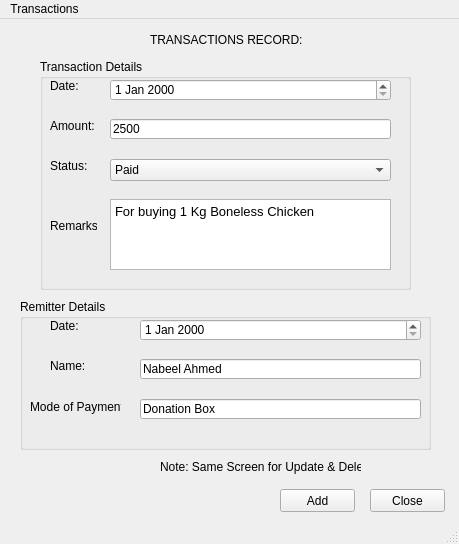
<?xml version="1.0" encoding="UTF-8"?>
<ui version="4.0">
 <class>MainWindow</class>
 <widget class="QMainWindow" name="MainWindow">
  <property name="geometry">
   <rect>
    <x>0</x>
    <y>0</y>
    <width>459</width>
    <height>544</height>
   </rect>
  </property>
  <property name="windowTitle">
   <string>MainWindow</string>
  </property>
  <widget class="QWidget" name="centralwidget">
   <widget class="QGroupBox" name="groupBox">
    <property name="geometry">
     <rect>
      <x>40</x>
      <y>40</y>
      <width>371</width>
      <height>231</height>
     </rect>
    </property>
    <property name="title">
     <string>Transaction Details</string>
    </property>
    <widget class="QDateEdit" name="dateEdit">
     <property name="geometry">
      <rect>
       <x>70</x>
       <y>20</y>
       <width>281</width>
       <height>22</height>
      </rect>
     </property>
    </widget>
    <widget class="QLabel" name="label">
     <property name="geometry">
      <rect>
       <x>10</x>
       <y>20</y>
       <width>47</width>
       <height>13</height>
      </rect>
     </property>
     <property name="text">
      <string>Date:</string>
     </property>
    </widget>
    <widget class="QLabel" name="label_2">
     <property name="geometry">
      <rect>
       <x>10</x>
       <y>60</y>
       <width>47</width>
       <height>13</height>
      </rect>
     </property>
     <property name="text">
      <string>Amount:</string>
     </property>
    </widget>
    <widget class="QLineEdit" name="lineEdit">
     <property name="geometry">
      <rect>
       <x>70</x>
       <y>60</y>
       <width>281</width>
       <height>20</height>
      </rect>
     </property>
     <property name="text">
      <string>2500</string>
     </property>
    </widget>
    <widget class="QComboBox" name="comboBox">
     <property name="geometry">
      <rect>
       <x>70</x>
       <y>100</y>
       <width>281</width>
       <height>22</height>
      </rect>
     </property>
     <item>
      <property name="text">
       <string>Paid</string>
      </property>
     </item>
     <item>
      <property name="text">
       <string>Unpaid</string>
      </property>
     </item>
     <item>
      <property name="text">
       <string/>
      </property>
     </item>
    </widget>
    <widget class="QLabel" name="label_3">
     <property name="geometry">
      <rect>
       <x>10</x>
       <y>100</y>
       <width>47</width>
       <height>13</height>
      </rect>
     </property>
     <property name="text">
      <string>Status:</string>
     </property>
    </widget>
    <widget class="QLabel" name="label_4">
     <property name="geometry">
      <rect>
       <x>10</x>
       <y>160</y>
       <width>47</width>
       <height>13</height>
      </rect>
     </property>
     <property name="text">
      <string>Remarks:</string>
     </property>
    </widget>
    <widget class="QTextEdit" name="textEdit_2">
     <property name="geometry">
      <rect>
       <x>70</x>
       <y>140</y>
       <width>281</width>
       <height>71</height>
      </rect>
     </property>
     <property name="html">
      <string>&lt;!DOCTYPE HTML PUBLIC &quot;-//W3C//DTD HTML 4.0//EN&quot; &quot;http://www.w3.org/TR/REC-html40/strict.dtd&quot;&gt;
&lt;html&gt;&lt;head&gt;&lt;meta name=&quot;qrichtext&quot; content=&quot;1&quot; /&gt;&lt;style type=&quot;text/css&quot;&gt;
p, li { white-space: pre-wrap; }
&lt;/style&gt;&lt;/head&gt;&lt;body style=&quot; font-family:'MS Shell Dlg 2'; font-size:8.25pt; font-weight:400; font-style:normal;&quot;&gt;
&lt;p style=&quot; margin-top:0px; margin-bottom:0px; margin-left:0px; margin-right:0px; -qt-block-indent:0; text-indent:0px;&quot;&gt;&lt;span style=&quot; font-family:'Arial'; font-size:10pt;&quot;&gt;For buying 1 Kg Boneless Chicken&lt;/span&gt;&lt;/p&gt;&lt;/body&gt;&lt;/html&gt;</string>
     </property>
    </widget>
   </widget>
   <widget class="QLabel" name="label_5">
    <property name="geometry">
     <rect>
      <x>150</x>
      <y>10</y>
      <width>181</width>
      <height>21</height>
     </rect>
    </property>
    <property name="text">
     <string>TRANSACTIONS RECORD:</string>
    </property>
   </widget>
   <widget class="QGroupBox" name="groupBox_2">
    <property name="geometry">
     <rect>
      <x>20</x>
      <y>280</y>
      <width>411</width>
      <height>151</height>
     </rect>
    </property>
    <property name="title">
     <string>Remitter Details</string>
    </property>
    <widget class="QDateEdit" name="dateEdit_2">
     <property name="geometry">
      <rect>
       <x>120</x>
       <y>20</y>
       <width>281</width>
       <height>22</height>
      </rect>
     </property>
    </widget>
    <widget class="QLabel" name="label_6">
     <property name="geometry">
      <rect>
       <x>30</x>
       <y>20</y>
       <width>47</width>
       <height>13</height>
      </rect>
     </property>
     <property name="text">
      <string>Date:</string>
     </property>
    </widget>
    <widget class="QLabel" name="label_7">
     <property name="geometry">
      <rect>
       <x>30</x>
       <y>60</y>
       <width>47</width>
       <height>13</height>
      </rect>
     </property>
     <property name="text">
      <string>Name:</string>
     </property>
    </widget>
    <widget class="QLineEdit" name="lineEdit_2">
     <property name="geometry">
      <rect>
       <x>120</x>
       <y>60</y>
       <width>281</width>
       <height>20</height>
      </rect>
     </property>
     <property name="text">
      <string>Nabeel Ahmed</string>
     </property>
    </widget>
    <widget class="QLabel" name="label_8">
     <property name="geometry">
      <rect>
       <x>10</x>
       <y>100</y>
       <width>91</width>
       <height>16</height>
      </rect>
     </property>
     <property name="text">
      <string>Mode of Payment:</string>
     </property>
    </widget>
    <widget class="QLineEdit" name="lineEdit_3">
     <property name="geometry">
      <rect>
       <x>120</x>
       <y>100</y>
       <width>281</width>
       <height>20</height>
      </rect>
     </property>
     <property name="text">
      <string>Donation Box</string>
     </property>
    </widget>
   </widget>
   <widget class="QPushButton" name="pushButton">
    <property name="geometry">
     <rect>
      <x>280</x>
      <y>470</y>
      <width>75</width>
      <height>23</height>
     </rect>
    </property>
    <property name="text">
     <string>Add</string>
    </property>
   </widget>
   <widget class="QPushButton" name="pushButton_2">
    <property name="geometry">
     <rect>
      <x>370</x>
      <y>470</y>
      <width>75</width>
      <height>23</height>
     </rect>
    </property>
    <property name="text">
     <string>Close</string>
    </property>
   </widget>
   <widget class="QLabel" name="label_9">
    <property name="geometry">
     <rect>
      <x>160</x>
      <y>440</y>
      <width>201</width>
      <height>16</height>
     </rect>
    </property>
    <property name="text">
     <string>Note: Same Screen for Update &amp; Delete</string>
    </property>
   </widget>
  </widget>
  <widget class="QMenuBar" name="menubar">
   <property name="geometry">
    <rect>
     <x>0</x>
     <y>0</y>
     <width>459</width>
     <height>21</height>
    </rect>
   </property>
   <widget class="QMenu" name="menuTransactions">
    <property name="title">
     <string>Transactions</string>
    </property>
   </widget>
   <addaction name="menuTransactions"/>
  </widget>
  <widget class="QStatusBar" name="statusbar"/>
 </widget>
 <resources/>
 <connections/>
</ui>
